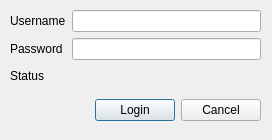
<?xml version="1.0" encoding="UTF-8"?>
<ui version="4.0">
 <class>LoginDialog</class>
 <widget class="QDialog" name="LoginDialog">
  <property name="geometry">
   <rect>
    <x>0</x>
    <y>0</y>
    <width>272</width>
    <height>140</height>
   </rect>
  </property>
  <property name="minimumSize">
   <size>
    <width>272</width>
    <height>140</height>
   </size>
  </property>
  <property name="maximumSize">
   <size>
    <width>272</width>
    <height>140</height>
   </size>
  </property>
  <property name="windowTitle">
   <string>Dialog</string>
  </property>
  <widget class="QWidget" name="formLayoutWidget">
   <property name="geometry">
    <rect>
     <x>10</x>
     <y>10</y>
     <width>251</width>
     <height>114</height>
    </rect>
   </property>
   <layout class="QFormLayout" name="formLayout">
    <item row="0" column="0">
     <widget class="QLabel" name="usernameLabel">
      <property name="text">
       <string>Username</string>
      </property>
     </widget>
    </item>
    <item row="1" column="0">
     <widget class="QLabel" name="passwordLabel">
      <property name="text">
       <string>Password</string>
      </property>
     </widget>
    </item>
    <item row="0" column="1">
     <widget class="QLineEdit" name="usernameText"/>
    </item>
    <item row="1" column="1">
     <widget class="QLineEdit" name="passwordText">
      <property name="echoMode">
       <enum>QLineEdit::Password</enum>
      </property>
     </widget>
    </item>
    <item row="2" column="1">
     <widget class="QLabel" name="statusText">
      <property name="minimumSize">
       <size>
        <width>0</width>
        <height>20</height>
       </size>
      </property>
      <property name="text">
       <string/>
      </property>
     </widget>
    </item>
    <item row="2" column="0">
     <widget class="QLabel" name="statusLabel">
      <property name="text">
       <string>Status</string>
      </property>
     </widget>
    </item>
   </layout>
  </widget>
  <widget class="QWidget" name="horizontalLayoutWidget">
   <property name="geometry">
    <rect>
     <x>10</x>
     <y>90</y>
     <width>251</width>
     <height>41</height>
    </rect>
   </property>
   <layout class="QHBoxLayout" name="horizontalLayout">
    <item>
     <spacer name="horizontalSpacer">
      <property name="orientation">
       <enum>Qt::Horizontal</enum>
      </property>
      <property name="sizeHint" stdset="0">
       <size>
        <width>40</width>
        <height>20</height>
       </size>
      </property>
     </spacer>
    </item>
    <item>
     <widget class="QPushButton" name="loginButton">
      <property name="text">
       <string>Login</string>
      </property>
     </widget>
    </item>
    <item>
     <widget class="QPushButton" name="cancelButton">
      <property name="text">
       <string>Cancel</string>
      </property>
     </widget>
    </item>
   </layout>
  </widget>
 </widget>
 <resources/>
 <connections/>
</ui>
